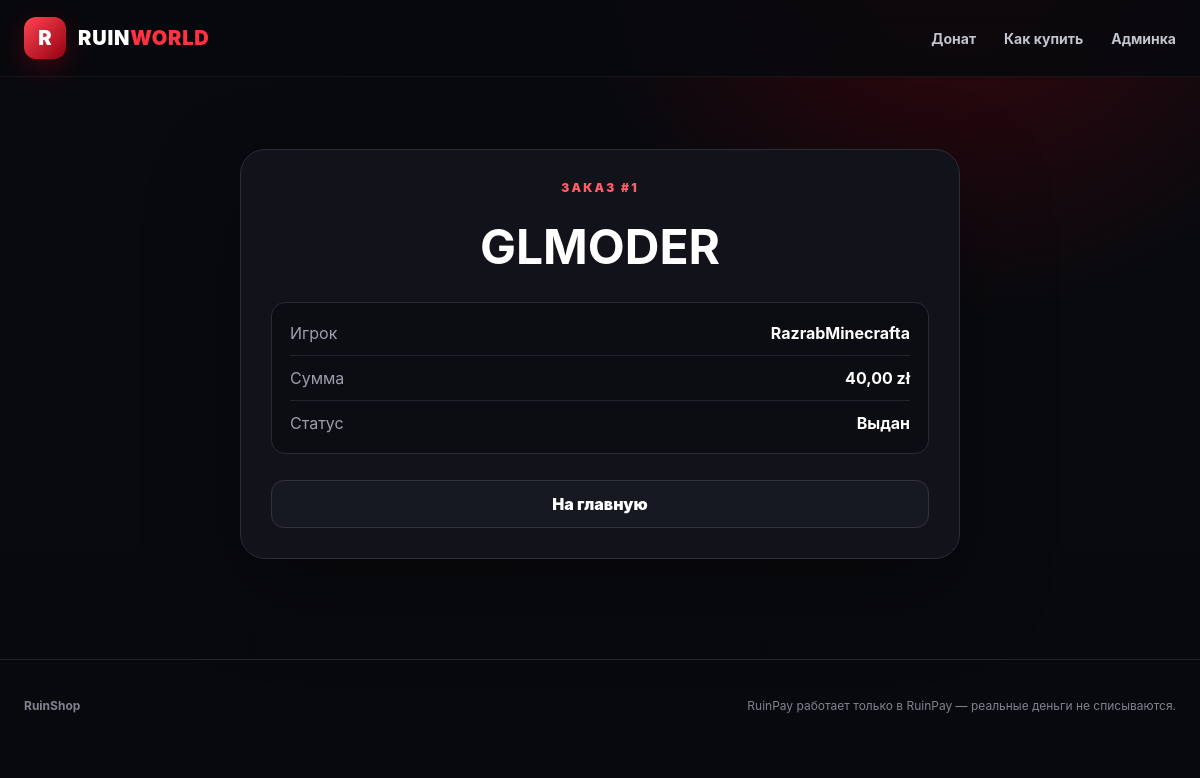
Screenshot of /order/1/ with the database file from the repository.
### shop/models.py (models this page shows, shortened)
class Order(models.Model):
    class Status(models.TextChoices):
        PENDING = "PENDING", "Ожидает оплаты"
        PAID = "PAID", "Оплачен"
        DELIVERED = "DELIVERED", "Выдан"
        FAILED = "FAILED", "Ошибка выдачи"
        CANCELED = "CANCELED", "Отменён"
    player = models.CharField(max_length=16, verbose_name="Игрок")
    product = models.ForeignKey(Product, on_delete=models.PROTECT, verbose_name="Товар")
    quantity = models.PositiveIntegerField(default=1, verbose_name="Количество")
    amount = models.DecimalField(max_digits=10, decimal_places=2, verbose_name="Сумма")
    status = models.CharField(
        max_length=20,
        choices=Status.choices,
        default=Status.PENDING,
        verbose_name="Статус",
    )
    payment_id = models.CharField(max_length=120, blank=True, verbose_name="ID оплаты")
    rcon_log = models.TextField(blank=True, verbose_name="RCON лог")
    created_at = models.DateTimeField(auto_now_add=True, verbose_name="Создан")
    paid_at = models.DateTimeField(null=True, blank=True, verbose_name="Оплачен")
    delivered_at = models.DateTimeField(null=True, blank=True, verbose_name="Выдан")
    class Meta:
        ordering = ["-created_at"]
        verbose_name = "Заказ"
        verbose_name_plural = "Заказы"

class Product(models.Model):
    class Type(models.TextChoices):
        RANK = "RANK", "Привилегия"
        CURRENCY = "CURRENCY", "Донат-валюта"
    name = models.CharField(max_length=100, verbose_name="Название")
    slug = models.SlugField(unique=True, verbose_name="Ссылка")
    description = models.TextField(blank=True, verbose_name="Описание")
    product_type = models.CharField(
        max_length=20,
        choices=Type.choices,
        default=Type.RANK,
        verbose_name="Тип товара",
    )
    price = models.DecimalField(
        max_digits=10,
        decimal_places=2,
        default=1,
        verbose_name="Цена, zł",
    )
    price_per_unit = models.DecimalField(
        max_digits=10,
        decimal_places=4,
        default=0.10,
        verbose_name="Цена за 1 монету, zł",
    )
    min_quantity = models.PositiveIntegerField(default=10, verbose_name="Минимум")
    max_quantity = models.PositiveIntegerField(default=10000, verbose_name="Максимум")
    image = models.ImageField(
        upload_to="products/",
        blank=True,
        null=True,
        verbose_name="Своя картинка",
    )
    image_url = models.CharField(
        max_length=255,
        blank=True,
        verbose_name="Путь к картинке",
    )
    badge = models.CharField(max_length=40, blank=True, verbose_name="Бейдж")
    accent = models.CharField(max_length=20, default="#ff3040", verbose_name="Цвет")
    commands = models.TextField(
        verbose_name="Команды выдачи",
        help_text="Одна команда на строку. {player} — ник, {quantity} — количество.",
    )
    active = models.BooleanField(default=True, verbose_name="Активен")
    featured = models.BooleanField(default=False, verbose_name="Популярный")
    sort_order = models.PositiveIntegerField(default=0, verbose_name="Сортировка")
    class Meta:
        ordering = ["sort_order", "price", "name"]
        verbose_name = "Товар"
        verbose_name_plural = "Товары"

### shop/views.py (the view)
# urls.py: path("order/<int:order_id>/", views.order_detail, name="order"),
def order_detail(request, order_id):
    order = get_object_or_404(Order.objects.select_related("product"), id=order_id)
    return render(request, "order.html", {"order": order})

### templates/order.html (shortened to what this page needs)
{% extends "base.html" %}
{% block content %}
<section class="payment-page">
    <div class="container">
        <div class="payment-card">
            <div class="eyebrow">ЗАКАЗ #{{ order.id }}</div>
            <h1>{{ order.product.name }}</h1>
            <div class="payment-summary">
                <div><span>Игрок</span><strong>{{ order.player }}</strong></div>
                <div><span>Сумма</span><strong>{{ order.amount }} zł</strong></div>
                <div><span>Статус</span><strong>{{ order.get_status_display }}</strong></div>
            </div>
            <a class="btn btn-secondary btn-block" href="{% url 'index' %}">
                На главную
            </a>
        </div>
    </div>
</section>
{% endblock %}

### static/css/style.css (style rules this page uses)
:root { --bg: #08090d; --panel: #12131a; --panel-2: #171922; --line: #2a2d38; --text: #ffffff; --muted: #9ca0ad; --red: #ff3242; --red-dark: #9e0010; --container: 1220px; }
* { box-sizing: border-box; }
html { scroll-behavior: smooth; }
body { margin: 0; min-height: 100vh; background: radial-gradient(circle at 80% -10%, rgba(120, 0, 10, .45), transparent 30%), linear-gradient(180deg, #090a0f 0%, #08090d 100%); color: var(--text); font-family: Inter, "Segoe UI", Arial, sans-serif; }
a { color: inherit; text-decoration: none; }
.container { width: min(var(--container), calc(100% - 48px)); margin: 0 auto; }
.eyebrow { margin-bottom: 13px; color: #ff5d68; font-size: 12px; font-weight: 950; letter-spacing: 2.2px; }
.btn { min-height: 48px; display: inline-flex; align-items: center; justify-content: center; padding: 0 20px; border: 1px solid transparent; border-radius: 13px; color: #fff; font-weight: 900; cursor: pointer; transition: .2s ease; }
.btn-secondary { background: #171922; border-color: #30333f; }
.btn-block { width: 100%; }
.product-page, .checkout-page, .payment-page { padding: 72px 0 100px; }
.checkout-card, .payment-card { width: min(720px, 100%); margin: 0 auto; padding: 30px; border: 1px solid #2a2d37; border-radius: 25px; background: #12131a; box-shadow: 0 30px 90px rgba(0,0,0,.35); }
.payment-card { text-align: center; }
.payment-card h1 { margin: 22px 0 6px; font-size: 48px; }
.payment-summary { margin: 26px 0; padding: 8px 18px; border: 1px solid #292c36; border-radius: 14px; background: #0c0d12; text-align: left; }
.payment-summary div { display: flex; justify-content: space-between; gap: 20px; padding: 12px 0; border-bottom: 1px solid #22242c; }
.payment-summary div:last-child { border-bottom: 0; }
.payment-summary span { color: var(--muted); }

### rows the page displays
Order: id "1", product.name "GLMODER", player "RazrabMinecrafta", amount "40,00", status "Выдан"
